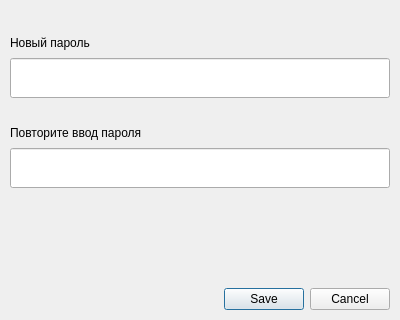
<?xml version="1.0" encoding="UTF-8"?>
<ui version="4.0">
 <class>DialogEditPassword</class>
 <widget class="QDialog" name="DialogEditPassword">
  <property name="geometry">
   <rect>
    <x>0</x>
    <y>0</y>
    <width>400</width>
    <height>320</height>
   </rect>
  </property>
  <property name="windowTitle">
   <string>Редактирование пароля пользователя</string>
  </property>
  <layout class="QVBoxLayout" name="verticalLayout_2">
   <property name="spacing">
    <number>0</number>
   </property>
   <property name="leftMargin">
    <number>10</number>
   </property>
   <property name="topMargin">
    <number>0</number>
   </property>
   <property name="rightMargin">
    <number>10</number>
   </property>
   <property name="bottomMargin">
    <number>10</number>
   </property>
   <item>
    <layout class="QVBoxLayout" name="verticalLayout">
     <property name="spacing">
      <number>0</number>
     </property>
     <item>
      <spacer name="verticalSpacer">
       <property name="orientation">
        <enum>Qt::Vertical</enum>
       </property>
       <property name="sizeHint" stdset="0">
        <size>
         <width>20</width>
         <height>40</height>
        </size>
       </property>
      </spacer>
     </item>
     <item>
      <widget class="QLabel" name="label">
       <property name="minimumSize">
        <size>
         <width>0</width>
         <height>30</height>
        </size>
       </property>
       <property name="text">
        <string>Новый пароль</string>
       </property>
      </widget>
     </item>
     <item>
      <widget class="QLineEdit" name="le_new_password">
       <property name="minimumSize">
        <size>
         <width>0</width>
         <height>40</height>
        </size>
       </property>
       <property name="cursor">
        <cursorShape>IBeamCursor</cursorShape>
       </property>
      </widget>
     </item>
     <item>
      <spacer name="verticalSpacer_3">
       <property name="orientation">
        <enum>Qt::Vertical</enum>
       </property>
       <property name="sizeType">
        <enum>QSizePolicy::Fixed</enum>
       </property>
       <property name="sizeHint" stdset="0">
        <size>
         <width>20</width>
         <height>20</height>
        </size>
       </property>
      </spacer>
     </item>
     <item>
      <widget class="QLabel" name="label_2">
       <property name="minimumSize">
        <size>
         <width>0</width>
         <height>30</height>
        </size>
       </property>
       <property name="text">
        <string>Повторите ввод пароля</string>
       </property>
      </widget>
     </item>
     <item>
      <widget class="QLineEdit" name="le_repeat_password">
       <property name="minimumSize">
        <size>
         <width>0</width>
         <height>40</height>
        </size>
       </property>
      </widget>
     </item>
     <item>
      <spacer name="verticalSpacer_4">
       <property name="orientation">
        <enum>Qt::Vertical</enum>
       </property>
       <property name="sizeHint" stdset="0">
        <size>
         <width>20</width>
         <height>40</height>
        </size>
       </property>
      </spacer>
     </item>
     <item>
      <widget class="QLabel" name="Responser">
       <property name="minimumSize">
        <size>
         <width>0</width>
         <height>24</height>
        </size>
       </property>
       <property name="text">
        <string/>
       </property>
       <property name="alignment">
        <set>Qt::AlignCenter</set>
       </property>
      </widget>
     </item>
     <item>
      <spacer name="verticalSpacer_2">
       <property name="orientation">
        <enum>Qt::Vertical</enum>
       </property>
       <property name="sizeHint" stdset="0">
        <size>
         <width>20</width>
         <height>60</height>
        </size>
       </property>
      </spacer>
     </item>
     <item>
      <widget class="QDialogButtonBox" name="buttonBox">
       <property name="cursor">
        <cursorShape>ArrowCursor</cursorShape>
       </property>
       <property name="orientation">
        <enum>Qt::Horizontal</enum>
       </property>
       <property name="standardButtons">
        <set>QDialogButtonBox::Cancel|QDialogButtonBox::Save</set>
       </property>
      </widget>
     </item>
    </layout>
   </item>
  </layout>
 </widget>
 <resources/>
 <connections>
  <connection>
   <sender>buttonBox</sender>
   <signal>accepted()</signal>
   <receiver>DialogEditPassword</receiver>
   <slot>accept()</slot>
   <hints>
    <hint type="sourcelabel">
     <x>248</x>
     <y>254</y>
    </hint>
    <hint type="destinationlabel">
     <x>157</x>
     <y>274</y>
    </hint>
   </hints>
  </connection>
  <connection>
   <sender>buttonBox</sender>
   <signal>rejected()</signal>
   <receiver>DialogEditPassword</receiver>
   <slot>reject()</slot>
   <hints>
    <hint type="sourcelabel">
     <x>316</x>
     <y>260</y>
    </hint>
    <hint type="destinationlabel">
     <x>286</x>
     <y>274</y>
    </hint>
   </hints>
  </connection>
 </connections>
</ui>
